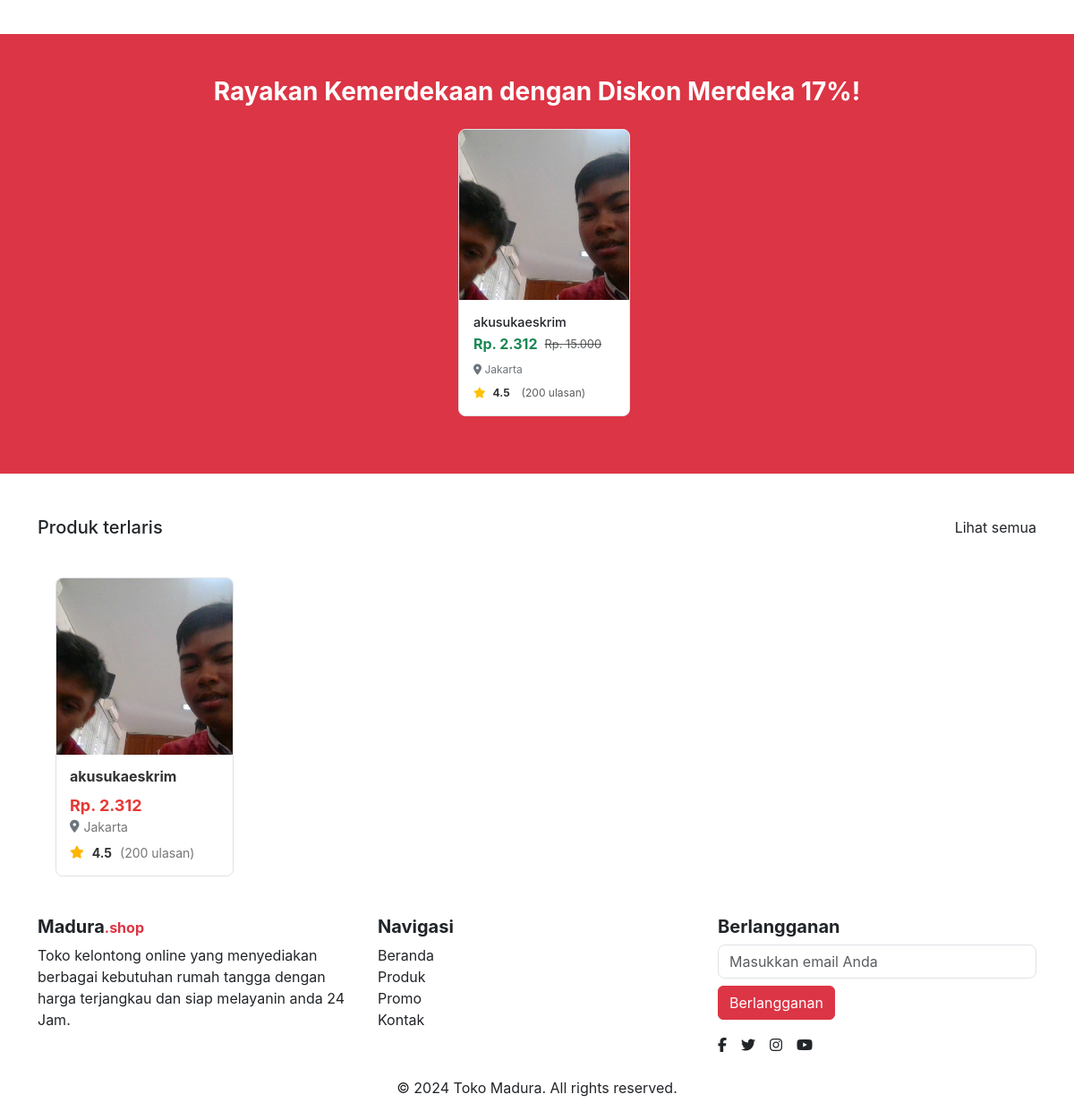
The app's page / (lower part), older data.
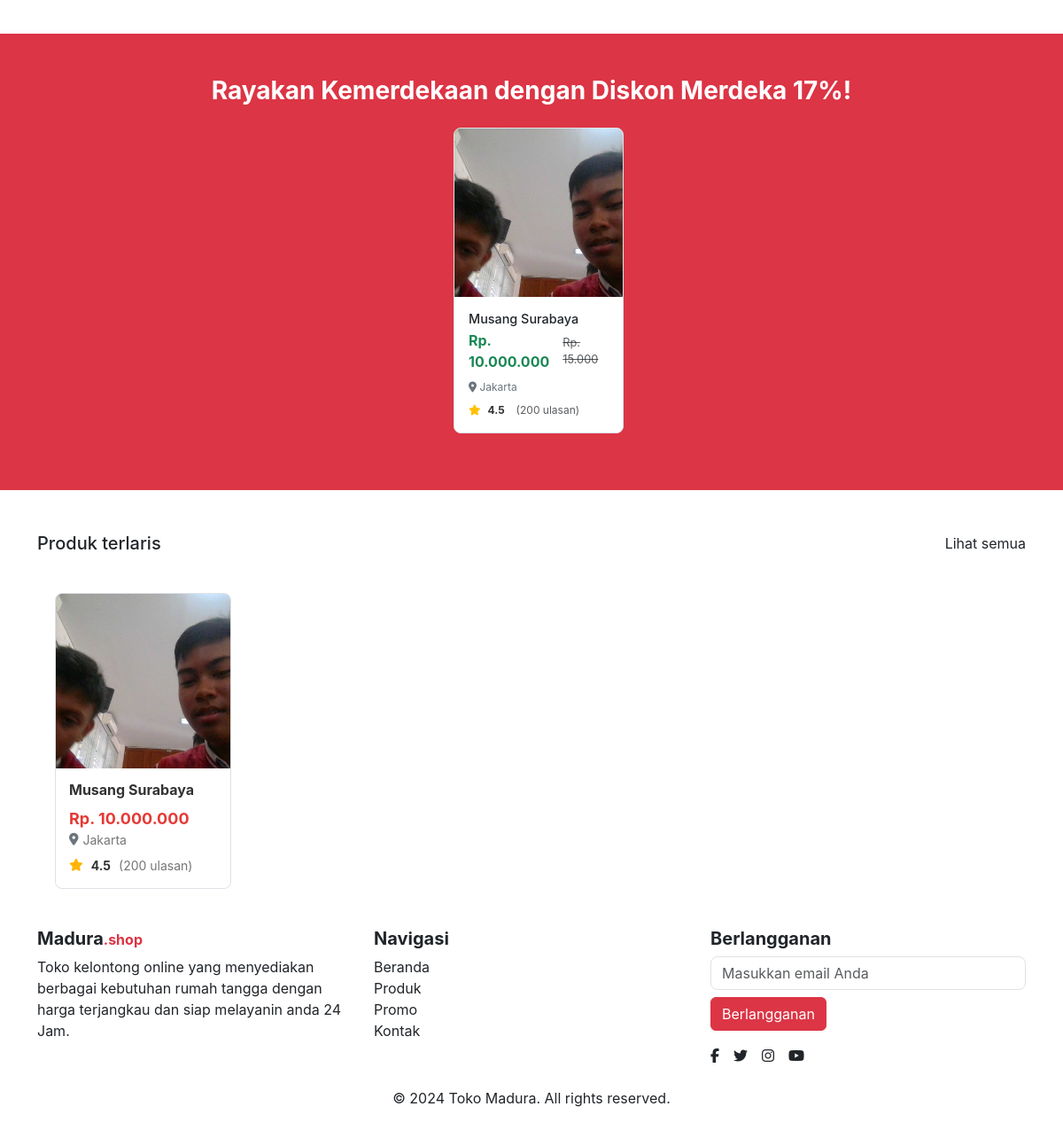
The same page, newer data.
### tables this page shows
CREATE TABLE `products` (
  `id` int(11) NOT NULL,
  `name` varchar(100) NOT NULL,
  `description` text DEFAULT NULL,
  `price` decimal(10,2) NOT NULL,
  `images` varchar(255) DEFAULT NULL,
  `created_at` timestamp NOT NULL DEFAULT current_timestamp(),
  `category_id` int(11) DEFAULT NULL
);

### config/helper.php (called while the page is built, shortened)
<?php
    function get_product_image_src($images, $defaultImage = 'assets/img/default/default_image.png') {
        $imagePaths = explode(',', $images);
        $imageSrc = !empty($imagePaths[0]) ? "assets/img/product/" . htmlspecialchars($imagePaths[0]) : $defaultImage;
        return $imageSrc;
    }
    function format_rupiah($number) {
        return 'Rp. ' . number_format($number, 0, ',', '.');
    }
?>

### index.php (the view, shortened to what this page needs)
<?php
include 'utils/db.php';
include('themes/header.php');
$stmt = $pdo->query("SELECT * FROM products");
$products = $stmt->fetchAll(PDO::FETCH_ASSOC);
?>
<section class="hero container py-3">
    <div class="top-categories py-5">
    </div>
</section>
<section class="promo-container py-5 text-dark ">
    <div class="promo-wrapper container text-center">
        <div class="promo">
            <div class="promo-header mb-4">
                <h1 class="promo-title fw-bold fs-3 text-white">Rayakan Kemerdekaan dengan Diskon Merdeka 17%!</h1>
            </div>
            <div class="promo-content d-flex justify-content-center">
                <div class="promo-list">
                    <?php foreach ($products as $product) : ?>
                        <div class="promo-product-card rounded-lg-4 border position-relative overflow-hidden" onclick="window.location.href='detail.php?id=<?php echo $product['id']; ?>' ">
                            <div class="discount-badge position-absolute top-0 start-0 text-white p-2 rounded-end">-17%</div>
                            <div class="promo-product-card-image">
                                <img src="<?php echo get_product_image_src($product['images']); ?>" alt="<?php echo htmlspecialchars($product['name']); ?>">
                            </div>
                            <div class="promo-product-card-content p-3 text-start bg-white">
                                <h5 class="promo-product-name text-dark mb-1"><?php echo htmlspecialchars($product['name']); ?></h5>
                                <div class="promo-product-pricing d-flex align-items-center">
                                    <p class="promo-product-price mb-0 text-success fw-bold"><?php echo format_rupiah($product['price']); ?></p>
                                    <p class="promo-product-original-price mb-0 text-muted ms-2 text-decoration-line-through">Rp. 15.000</p>
                                </div>
                                <p class="promo-product-location mb-2 text-secondary"><i class="fas fa-map-marker-alt"></i> Jakarta</p>
                                <div class="promo-product-rating d-flex align-items-center gap-1 text-warning">
                                    <i class="fas fa-star"></i><span class="rating-value">4.5</span><span class="rating-count text-muted">(200 ulasan)</span>
                                </div>
                            </div>
                        </div>
                    <?php endforeach; ?>
                </div>
            </div>
        </div>
    </div>
</section>
<section class="product container mt-5">
    <div class="product-wrapper">
        <div class="product">
            <div class="product-header mb-3 d-flex justify-content-between">
                <h1 class="fw-medium fs-5">Produk terlaris</h1>
                <a class="text-decoration-none text-dark fw-normal fs-6" href="#">Lihat semua</a>
            </div>
            <div class="product-content">
                <div class="product-list">
                    <?php foreach ($products as $product) : ?>
                        <div class="product-card rounded-3 border" onclick="window.location.href='detail.php?id=<?php echo $product['id']; ?>' ">
                            <div class="product-card-image">
                                <img src="<?php echo get_product_image_src($product['images']); ?>" alt="<?php echo htmlspecialchars($product['name']); ?>">
                            </div>
                            <div class="product-card-content">
                                <h5 class="product-name"><?php echo htmlspecialchars($product['name']); ?></h5>
                                <p class="product-price mb-0">Rp. <?php echo number_format($product['price'], 0, ',', '.'); ?></p>
                                <p class="product-location mb-2">
                                    <i class="fas fa-map-marker-alt text-secondary"></i>
                                    Jakarta
                                </p>
                                <div class="product-rating">
                                    <i class="fas fa-star"></i>
                                    <span class="rating-value">4.5</span>
                                    <span class="rating-count">(200 ulasan)</span>
                                </div>
                            </div>
                        </div>
                    <?php endforeach; ?>
                </div>
            </div>
        </div>
    </div>
</section>
<?php include 'themes/footer.php'; ?>

Row changes from the older to the newer data that the page shows:
changed products: name "akusukaeskrim" → "Musang Surabaya"; price "Rp. 2.312" → "Rp. 10.000.000"; price "2.312" → "10.000.000"
